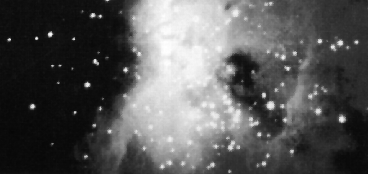
#> input picture Practica 2/ngc4024l.tif, 368 x 174 px
$ python ej5b.py
#> lines starting #> are read from the running program, lines starting #| are printed output that depends on the picture
import numpy as np
import cv2
import matplotlib.pyplot as plt

img=cv2.imread('ngc4024l.tif',0)
#> img is the input picture: shape (174, 368); min 6, max 255, mean 86.9
plt.subplot(2,2,1)
plt.imshow(img,'gray')
plt.subplot(2,2,3)
plt.hist(img.ravel(),256,[0,255])

I1 = cv2.normalize(img.astype('float'), None, 0.0, 1.0, cv2.NORM_MINMAX)
I2 = I1
a=0.5
c=220/255
for n in range(368):
 for m in range(174):
    if I1[m,n]<c:
        I2[m,n]=I1[m,n]*a
    else:
        I2[m,n]=a*c+(I1[m,n]-c)*(1-a*c)/(1-c);
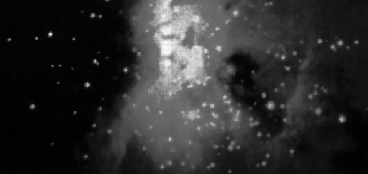
#> I2: shape (174, 368) float64; min 0, max 1, mean 0.178

plt.subplot(2,2,2)
plt.imshow(I2,'gray')
plt.subplot(2,2,4)
plt.hist(I2.ravel(),255,[0,1])
plt.show()
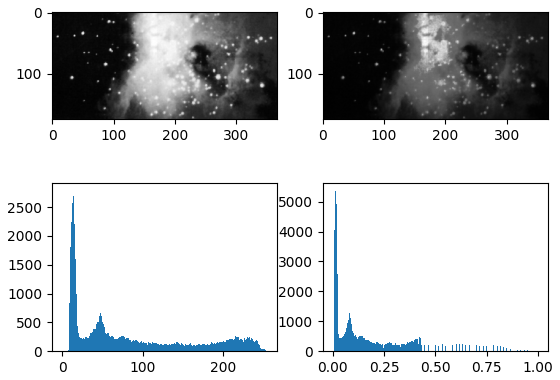
#> figure drawn by matplotlib, 4 panels; panel 2: tallest bar 2775 high, from x = 12.95 to 13.95; panel 4: tallest bar 5350 high, from x = 0.0118 to 0.0157

$ run again, with Practica 2/spine_grises.tif copied over Practica 2/ngc4024l.tif
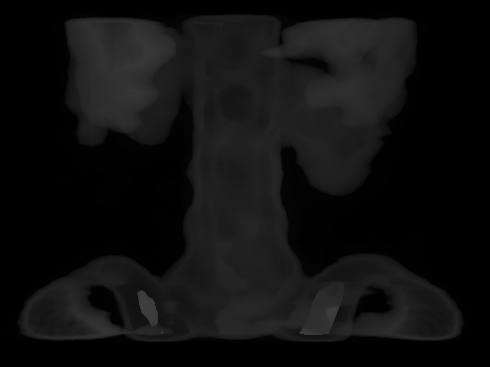
#> input picture Practica 2/spine_grises.tif, 490 x 367 px
#> img is the input picture: shape (367, 490); min 0, max 64, mean 15.3
#> after the loop `for n in range(368):`:
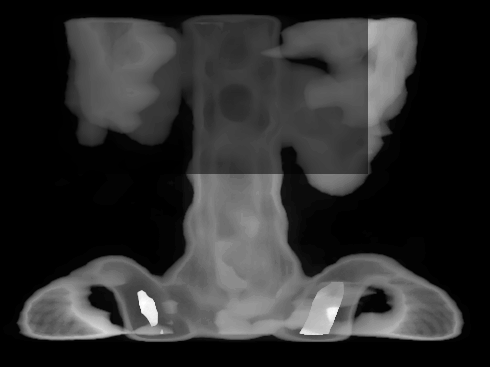
#> I2: shape (367, 490) float64; min 0, max 1, mean 0.179
#> `plt.show()`:
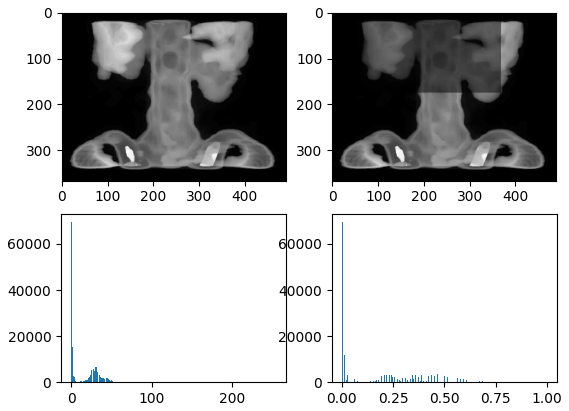
#> figure drawn by matplotlib, 4 panels; panel 2: tallest bar 69426 high, from x = 0 to 0.996; panel 4: tallest bar 69426 high, from x = 0 to 0.00392
